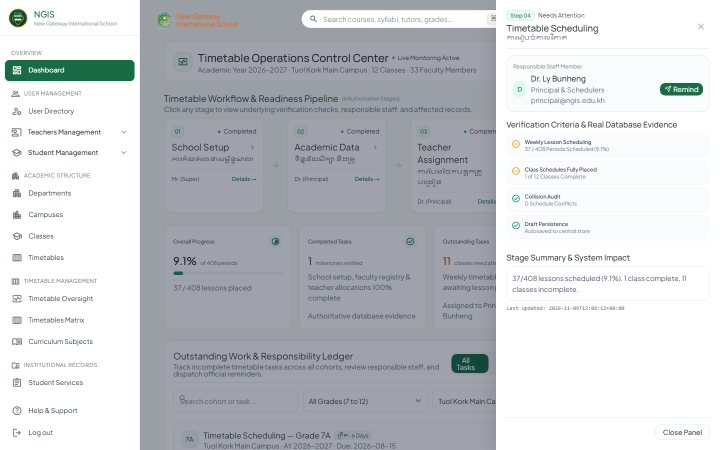
#> input picture scratch/admin_oversight_stage_drawer.png, 1440 x 900 px (shown at 1/2 size)
$ python measure_color_split.py admin_oversight_stage_drawer.png
#> lines starting #> are read from the running program, lines starting #| are printed output that depends on the picture; after the words box and inside, x2 and y2 are one past the last pixel; in counts of white or black regions, pixels touching at a corner belong together
from PIL import Image
import numpy as np

def analyze_image_colors(image_path):
#> called with image_path = 'admin_oversight_stage_drawer.png'
    img = Image.open(image_path).convert('RGB')
#> img is the input picture: PIL image 1440x900 RGB; mean R, G, B 200, 203.1, 206.4
    arr = np.array(img)
    total_pixels = arr.shape[0] * arr.shape[1]
#> total_pixels = 1296000

    r = arr[:, :, 0].astype(int)
#> r: shape (900, 1440) int64; 252 distinct labels, from 4 to 255
    g = arr[:, :, 1].astype(int)
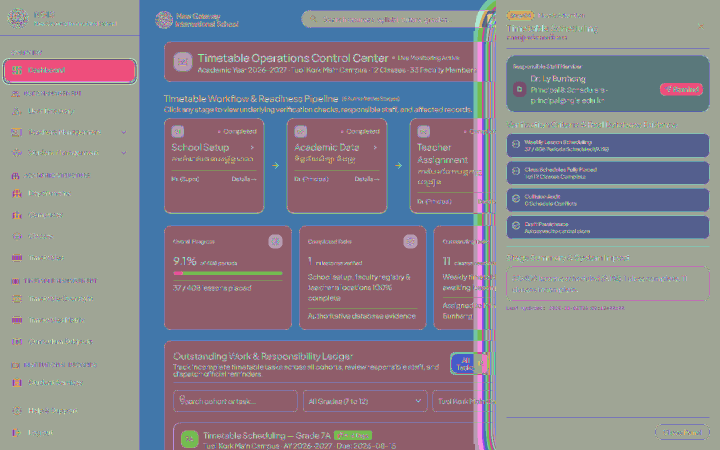
#> g: shape (900, 1440) int64 (shown at 1/2 size); 229 distinct labels, from 22 to 255; one colour per label, 0 black
    b = arr[:, :, 2].astype(int)
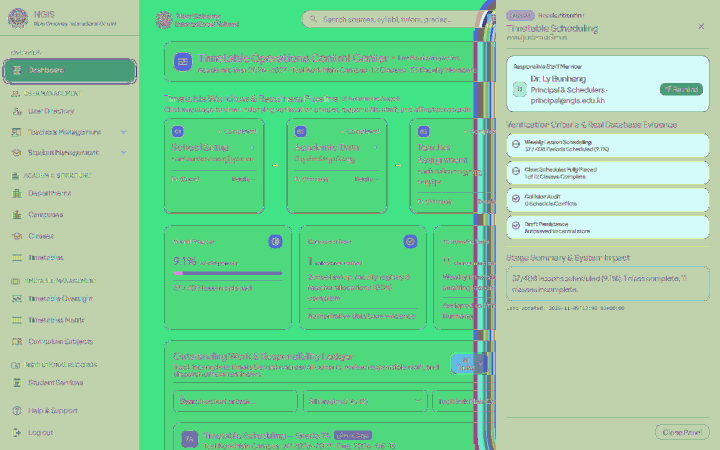
#> b: shape (900, 1440) int64 (shown at 1/2 size); 249 distinct labels, from 5 to 255; one colour per label, 0 black

    # Saturation spread
    max_c = np.maximum(np.maximum(r, g), b)
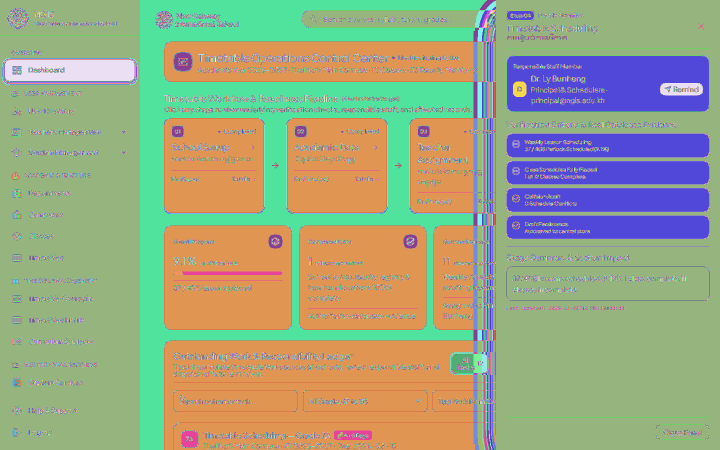
#> max_c: shape (900, 1440) int64 (shown at 1/2 size); 213 distinct labels, from 42 to 255; one colour per label, 0 black
    min_c = np.minimum(np.minimum(r, g), b)
#> min_c: shape (900, 1440) int64; 252 distinct labels, from 4 to 255
    spread = max_c - min_c
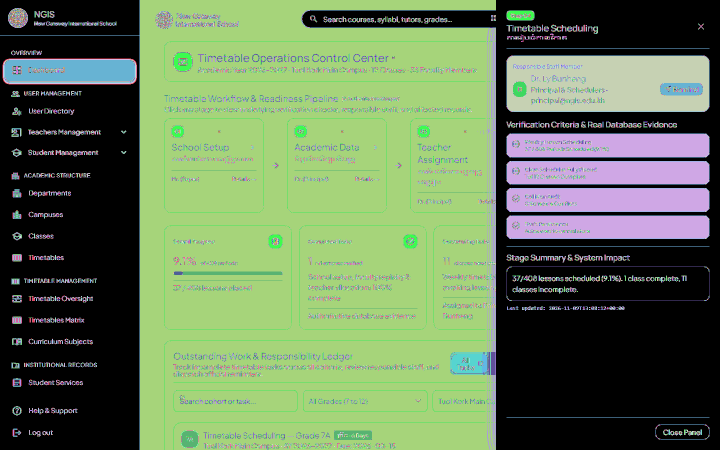
#> spread: shape (900, 1440) int64 (shown at 1/2 size); 235 distinct labels, from 0 to 237; one colour per label, 0 black
    brightness = (r + g + b) // 3
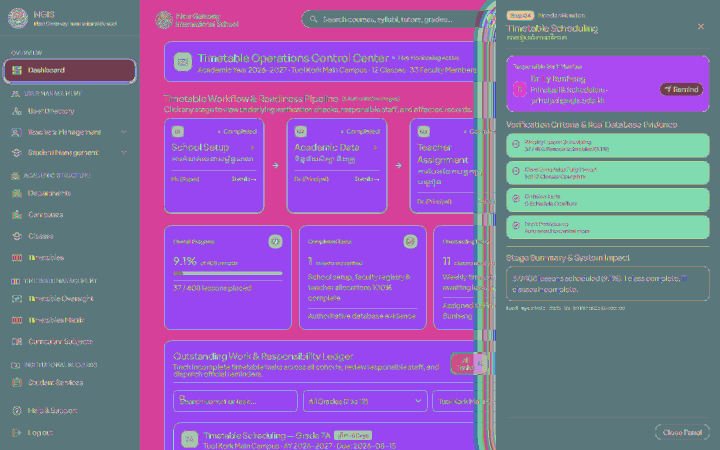
#> brightness: shape (900, 1440) int64 (shown at 1/2 size); 229 distinct labels, from 26 to 255; one colour per label, 0 black

    # Neutral criteria: low chroma, very bright (whites), or very dark (charcoals)
    # Slate/charcoal: r~41, g~53, b~46 -> spread ~12
    # Off-white: r~247, g~249, b~247 -> spread ~2
    # Border: r~225, g~233, b~227 -> spread ~8
    is_neutral = (spread < 28) | (brightness > 245) | (brightness < 30)
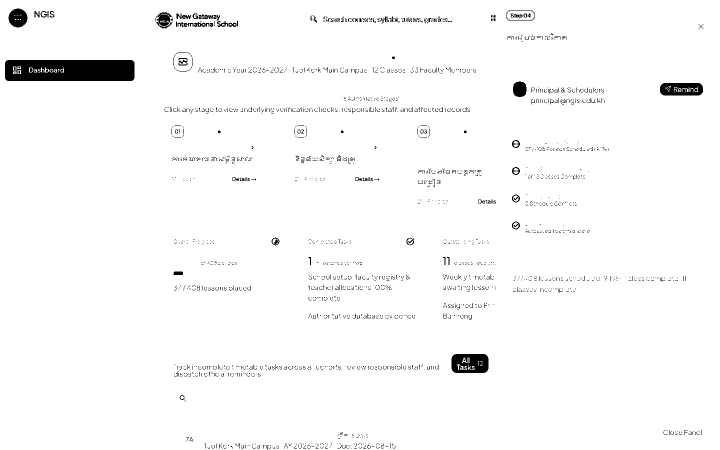
#> is_neutral: shape (900, 1440) bool (shown at 1/2 size); 97.6% white; 2306 black regions (2196 under 20 px), largest, box (x1, y1, x2, y2) and area: (10, 120, 269, 162) 10285, (903, 708, 977, 746) 2447, (1320, 166, 1406, 191) 1855

    # Brand green criteria: green noticeably higher than red & blue, and moderate to high saturation
    # Forest Green: #176B45 -> r:23, g:107, b:69 (g - r > 40, g - b > 15)
    # Soft Mint: #E8F3ED -> g highest but very bright, often counted in neutral/brand tint
    is_brand = (~is_neutral) & (g > r + 15) & (g >= b)

    # Accent criteria: warm orange, red, amber, yellow, or vivid non-green
    # Warm orange: #F28C28 -> r > g and r > b
    is_accent = (~is_neutral) & (~is_brand)
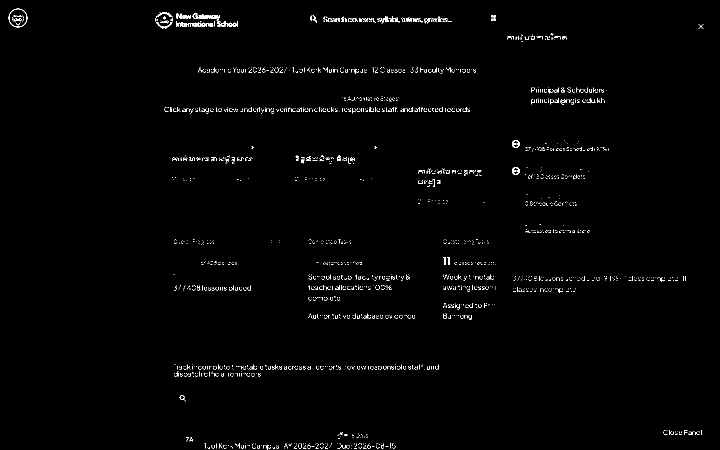
#> is_accent: shape (900, 1440) bool (shown at 1/2 size); 0.93% white in thin lines or dots

    neutral_count = np.sum(is_neutral)
#> neutral_count = 1265107
    brand_count = np.sum(is_brand)
#> brand_count = 18814
    accent_count = np.sum(is_accent)
#> accent_count = 12079

    neutral_pct = round((neutral_count / total_pixels) * 100, 1)
#> neutral_pct = 97.6
    brand_pct = round((brand_count / total_pixels) * 100, 1)
#> brand_pct = 1.5
    accent_pct = round((accent_count / total_pixels) * 100, 1)
#> accent_pct = 0.9

    return {
        'neutral': neutral_pct,
        'brand': brand_pct,
        'accent': accent_pct
    }

if __name__ == '__main__':
    import sys
    if len(sys.argv) > 1:
        res = analyze_image_colors(sys.argv[1])
#> res = {'neutral': 97.6, 'brand': 1.5, 'accent': 0.9}
        print(f"Neutral: {res['neutral']}%, Brand: {res['brand']}%, Accent: {res['accent']}%")
#| Neutral: 97.6%, Brand: 1.5%, Accent: 0.9%

$ run again, on scratch/actual_teacher_rendered.png
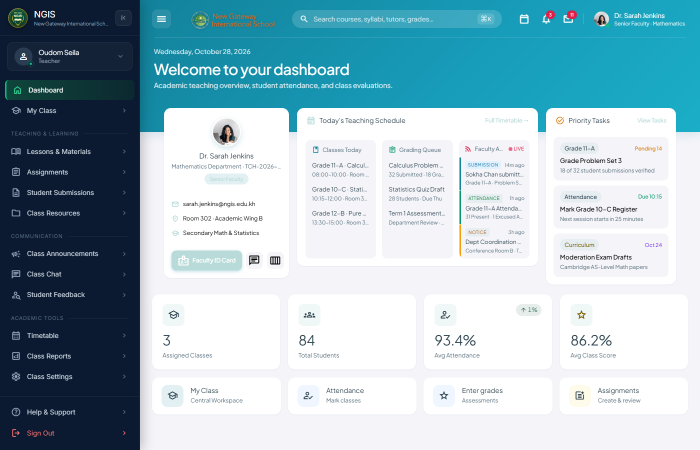
#> input picture scratch/actual_teacher_rendered.png, 1400 x 900 px (shown at 1/2 size)
#> in analyze_image_colors, img is the input picture: PIL image 1400x900 RGB; mean R, G, B 157.1, 185, 195.6
#> r: shape (900, 1400) int64; 256 distinct labels, from 0 to 255
#> g: shape (900, 1400) int64; 256 distinct labels, from 0 to 255
#> b: shape (900, 1400) int64; 256 distinct labels, from 0 to 255
#> max_c: shape (900, 1400) int64; 255 distinct labels, from 0 to 255
#> min_c: shape (900, 1400) int64; 256 distinct labels, from 0 to 255
#> spread: shape (900, 1400) int64; 230 distinct labels, from 0 to 237
#> brightness: shape (900, 1400) int64; 256 distinct labels, from 0 to 255
#> in analyze_image_colors, `is_neutral = (spread < 28) | (brightness > 245) | (brightness < 30)`:
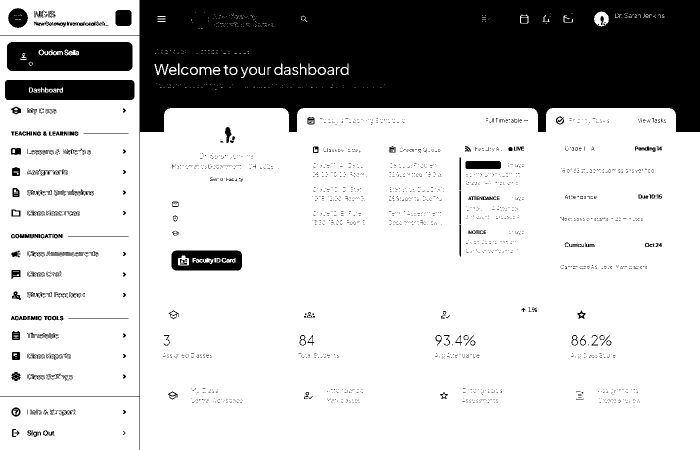
#> is_neutral: shape (900, 1400) bool (shown at 1/2 size); 76.5% white; 2350 black regions (2137 under 20 px), largest, box (x1, y1, x2, y2) and area: (0, 0, 1400, 900) 244722, (14, 84, 265, 142) 13830, (10, 160, 269, 200) 9908
#> is_brand: shape (900, 1400) bool; 1.1% white; 254 white regions (226 under 20 px), largest, box (x1, y1, x2, y2) and area: (10, 160, 170, 200) 5810, (343, 501, 484, 541) 4664, (18, 17, 54, 54) 921
#> in analyze_image_colors, `is_accent = (~is_neutral) & (~is_brand)`:
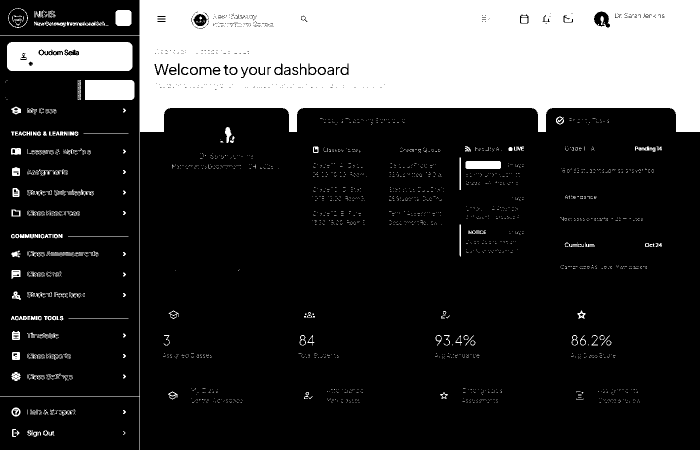
#> is_accent: shape (900, 1400) bool (shown at 1/2 size); 22.4% white; 2282 white regions (2089 under 20 px), largest, box (x1, y1, x2, y2) and area: (0, 0, 1400, 900) 243989, (14, 84, 265, 142) 13808, (170, 160, 269, 200) 3936
#> neutral_count = 963919
#> brand_count = 13815
#> accent_count = 282266
#> neutral_pct = 76.5
#> brand_pct = 1.1
#> accent_pct = 22.4
#> res = {'neutral': 76.5, 'brand': 1.1, 'accent': 22.4}
#| Neutral: 76.5%, Brand: 1.1%, Accent: 22.4%
